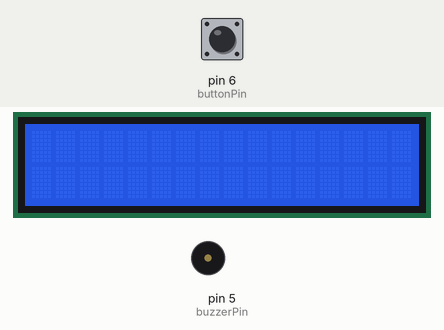
Recording of a sketch running on a simulated Arduino Uno, built with avr-gcc and run on an emulated ATmega328P. Shown: 16×2 character LCD, buzzer (waves = sounding). Inputs (shaded band) come from the test bench; at power-on: pin 6 (buttonPin) HIGH. No radio packets arrive unless stated; what the sketch prints to the serial monitor is not drawn.

Above: at 1.2 s.
1.3 s: pin 6 (buttonPin) pulled LOW for 0.15 s
At 3.6 s:
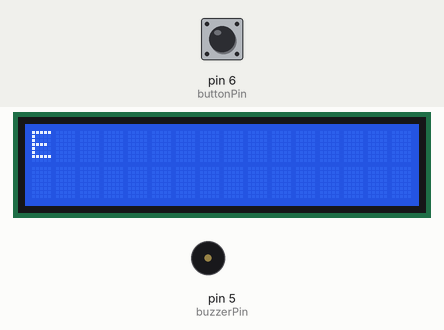
3.9 s: pin 6 (buttonPin) pulled LOW for 1 s
At 7.0 s:
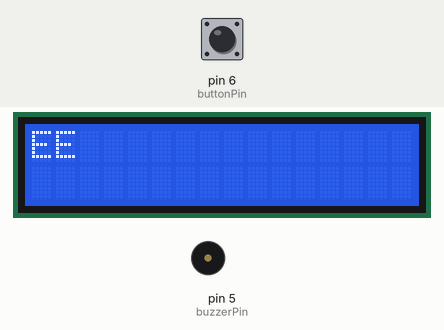
7.3 s: pin 6 (buttonPin) pulled LOW for 1 s
At 9.7 s:
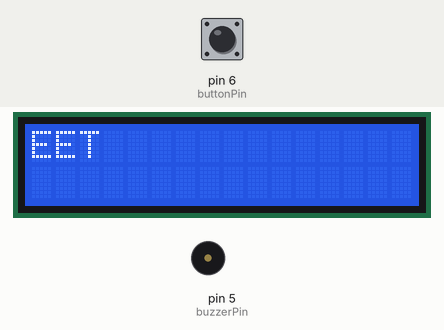
10.8 s: pin 6 (buttonPin) pulled LOW for 0.15 s
At 12.3 s:
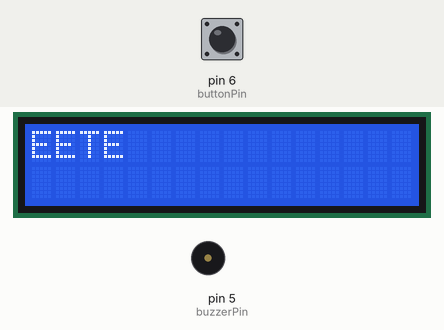
13.4 s: pin 6 (buttonPin) pulled LOW for 0.15 s
At 15.5 s:
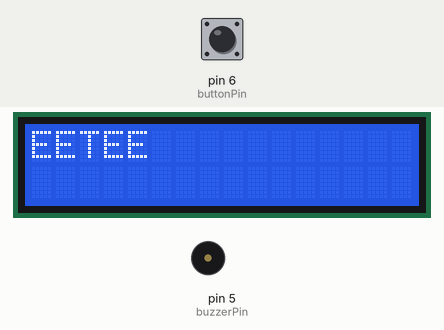
16.0 s: pin 6 (buttonPin) pulled LOW for 0.15 s
At 17.5 s:
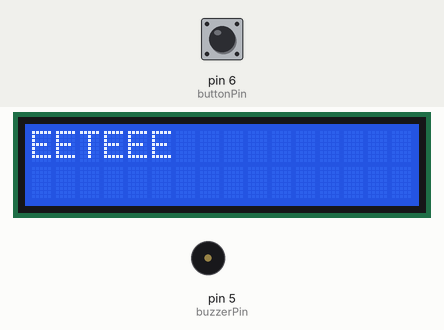
Timing chart, 0 to 19.0 s (numbered marks = the images above; inputs shaded):
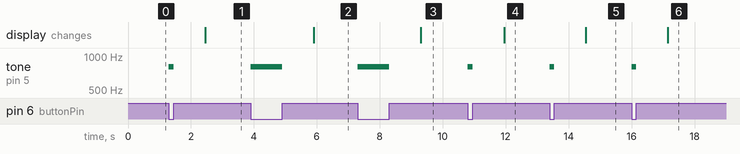

Measured:
- after the input at 1.3 s, tone on pin 5 (buzzerPin): silent → 800 Hz at once, → silent 0.15 s later; the display: changes after 1.1 s (image 1)
- after the input at 3.9 s, tone on pin 5 (buzzerPin): silent → 800 Hz at once, → silent 1.0 s later; the display: changes after 2.0 s (image 2)
- after the input at 7.3 s, tone on pin 5 (buzzerPin): silent → 800 Hz at once, → silent 1.0 s later; the display: changes after 2.0 s (image 3)
- after the input at 10.8 s, tone on pin 5 (buzzerPin): silent → 800 Hz at once, → silent 0.15 s later; the display: changes after 1.2 s (image 4)
- after the input at 13.4 s, tone on pin 5 (buzzerPin): silent → 800 Hz at once, → silent 0.15 s later; the display: changes after 1.2 s (image 5)
- after the input at 16.0 s, tone on pin 5 (buzzerPin): silent → 800 Hz at once, → silent 0.15 s later; the display: changes after 1.2 s (image 6)

The sketch:

tmt_rf.ino
```cpp
#include <LiquidCrystal.h>
#include <RH_ASK.h> // Include RadioHead Amplitude Shift Keying Library
#include <SPI.h> // Include dependant SPI Library

// Create Amplitude Shift Keying Object
RH_ASK rf_driver;
/* the duration of a dot is the reference unit of time
 * dash is three times the duration of a dot
 * time between dots and dashes within a character is the duration of a dot
 * time between character is three times the duration of a dot
 * time between words must be seven times the duration of a dot
 */

const char CLEAR = 0;
const char DOT = 1;
const char DASH = 2;
const char alphabet[26][6] {
  { 'A', DOT, DASH, CLEAR, CLEAR, CLEAR},
  { 'B', DASH, DOT, DOT, DOT, CLEAR},
  { 'C', DASH, DOT, DASH, DOT, CLEAR},
  { 'D', DASH, DOT, DOT, CLEAR, CLEAR},
  { 'E', DOT, CLEAR, CLEAR, CLEAR, CLEAR},
  { 'F', DOT, DOT, DASH, DOT, CLEAR},
  { 'G', DASH, DASH, DOT, CLEAR, CLEAR},
  { 'H', DOT, DOT, DOT, DOT, CLEAR},
  { 'I', DOT, DOT, CLEAR, CLEAR, CLEAR},
  { 'J', DOT, DASH, DASH, DASH, CLEAR},
  { 'K', DASH, DOT, DASH, CLEAR, CLEAR},
  { 'L', DOT, DASH, DOT, DOT, CLEAR},
  { 'M', DASH, DASH, CLEAR, CLEAR, CLEAR},
  { 'N', DASH, DOT, CLEAR, CLEAR, CLEAR},
  { 'O', DASH, DASH, DASH, CLEAR, CLEAR},
  { 'P', DOT, DASH, DASH, DOT, CLEAR},
  { 'Q', DASH, DASH, DOT, DASH, CLEAR},
  { 'R', DOT, DASH, DOT, CLEAR, CLEAR},
  { 'S', DOT, DOT, DOT, CLEAR, CLEAR},
  { 'T', DASH, CLEAR, CLEAR, CLEAR, CLEAR},
  { 'U', DOT, DOT, DASH, CLEAR, CLEAR},
  { 'V', DOT, DOT, DOT, DASH, CLEAR},
  { 'W', DOT, DASH, DASH, CLEAR, CLEAR},
  { 'X', DASH, DOT, DOT, DASH, CLEAR},
  { 'Y', DASH, DOT, DASH, DASH, CLEAR},
  { 'Z', DASH, DASH, DOT, DOT, CLEAR}
};

const unsigned long dotDuration = 500; // duration [ms] of a dot; basic time unit
const unsigned long tolerance = 500; // duration that dash, dot or gap may deviate from the ideal length in order to still be recognized
const unsigned long dashDuration = 3 * dotDuration;
const unsigned long shortGap = dotDuration;
const unsigned long mediumGap = 3 * dotDuration;
const unsigned long longGap = 7 * dotDuration;

// current state of the button
enum State {
  UP = 0,
  DOWN = 1 } state;

// time index of the last button state change (from up to down or down to up)
unsigned long lastChange;

// duration of the last button press
unsigned long downDuration;

// dash-dot-sequence of the current character
char character[5];

// index of the next dot/dash in the current character
int characterIndex;

// the next thing to do
enum Action {
  START = 0,
  READ_DASHDOT = 1,
  READ_CHARACTER = 2,
  READ_WORD = 3
} action;

// pin to which the button is connected
int buttonPin = 6;
// pin to which the buzzer is connected
int buzzerPin = 5;

LiquidCrystal lcd(7,8,9,10,11,13);

void setup() {
  Serial.begin(9600);
  rf_driver.init();
  lcd.begin(16, 2);

  pinMode(buttonPin, INPUT_PULLUP);

  state = UP;
  characterIndex = 0;
  downDuration = 0;
  lastChange = 0;
  action = START;
}

// reset the dash-dot-sequence of the current character
void clearCharacter() {
  characterIndex = 0;
  for (int i = 0; i < 5; ++i) {
    character[i] = CLEAR;
  }
}

// determine the next dash or dot in the dash-dot sequence of the current character
void readDashDot() {
  Serial.print("Down duration was: ");
  Serial.println(downDuration);

  if (downDuration >= dashDuration - tolerance && downDuration < dashDuration + tolerance) {
    character[characterIndex] = DASH;
    Serial.println("DASH");
    characterIndex++;
  } else if (downDuration >= dotDuration - tolerance && downDuration < dotDuration + tolerance) {
    character[characterIndex] = DOT;
    Serial.println("DOT");
    characterIndex++;
  } else {
    Serial.println("Down duration unrecognized");
  }
}

// interpret the current dash-dot-sequence as a character
char readCharacter() {
  bool found;
  for (int i = 0; i < 26; ++i) {
    found = true;
    for (int j = 0; found && j < 5; ++j) {
      if (character[j] != alphabet[i][j + 1]) {
        found = false;
      }
    }
    if (found) {
      return alphabet[i][0];
    }
  }
  return 0;
}

void loop() {
  State newState = digitalRead(buttonPin) ? UP : DOWN;


  // if the button is pressed, play a tone
  if (newState == DOWN) {
    tone(buzzerPin, 800);
  } else {
    noTone(buzzerPin);
  }

  if (newState == state) {
    if (newState == UP) {
      // calculate the the time the button has been in UP state
      unsigned long upDuration = (millis() - lastChange);

      if (action == READ_DASHDOT && upDuration >= shortGap - tolerance && upDuration < shortGap + tolerance) {
        readDashDot();
        action = READ_CHARACTER;
      } else if (action == READ_CHARACTER && upDuration >= mediumGap - tolerance && upDuration < mediumGap + tolerance) {
        char c = readCharacter();
        if (c != 0) {
          // a valid character has been recognized
          Serial.print("Read character: ");
          Serial.println(c);
          lcd.print(c);
          const char *msg = c;
          rf_driver.send((uint8_t *)msg, strlen(msg));
          rf_driver.waitPacketSent();
          {
// Message Transmitted
  //Serial.println("Message Transmitted: ");
          delay(1000);
          }
        } else {
          Serial.println("Unrecognized character");
        }
        clearCharacter();
        action = READ_WORD;
      } else if (action == READ_WORD && upDuration >= longGap - tolerance && upDuration < longGap + tolerance) {
        Serial.println("Read next word");
        lcd.print(' ');
        action = READ_DASHDOT;
      }
    } else {
      downDuration = (millis() - lastChange);
    }
  } else {
    if (state == UP && newState == DOWN) {
      downDuration = 0;
    }
    lastChange = millis();
    state = newState;
    action = READ_DASHDOT;
  }
}
```
